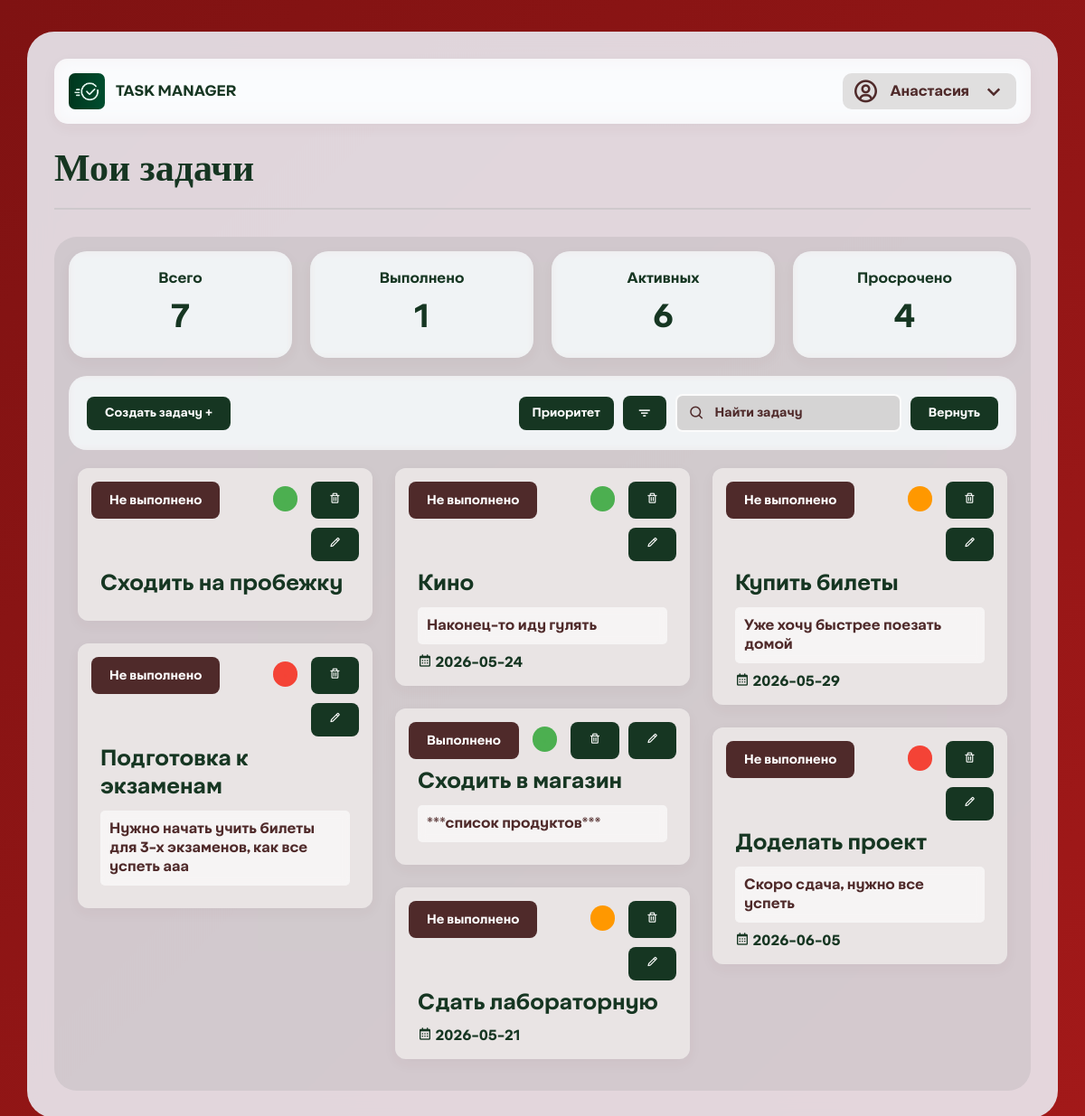
The app's page /homepage (signed in) with its own data.
### tables this page shows
CREATE TABLE users (
        id INTEGER PRIMARY KEY AUTOINCREMENT,
        name TEXT NOT NULL,
        username TEXT UNIQUE NOT NULL,
        password TEXT NOT NULL,
        created_time TEXT NOT NULL
    );

CREATE TABLE tasks (
        user_id INTEGER NOT NULL,
        id INTEGER PRIMARY KEY AUTOINCREMENT,
        name TEXT NOT NULL,
        description TEXT,
        status INTEGER DEFAULT 0, 
        limit_time TEXT DEFAULT NULL,
        created_time TEXT NOT NULL,
        priority INTEGER DEFAULT 0, 
        FOREIGN KEY (user_id) REFERENCES users (id)
    );

### application/pages.py (the view)
@router.get("/homepage")
def homepage(request: Request, search: str = "", filter: str = ""):
    try:
        user_id = request.cookies.get("user_id")
        if not user_id:
            response = RedirectResponse("/", status_code=303)
            response.headers["Cache-Control"] = "no-cache, no-store, must-revalidate"
            return response
        user = get_user_id(int(user_id))
        all_tasks = get_tasks(int(user_id))
        if search:
            tasks = get_task_name(search, int(user_id))
        elif filter == "completed":
            tasks = get_tasks_complited(int(user_id))
        elif filter == "in_progress":
            tasks = get_tasks_active(int(user_id))
        elif filter == "over":
            tasks = get_tasks_over(int(user_id))
        elif filter == "limit":
            tasks = get_tasks_limit(int(user_id))
        elif filter == "priority_low":
            tasks = get_tasks_priority(int(user_id), 0)
        elif filter == "priority_med":
            tasks = get_tasks_priority(int(user_id), 1)
        elif filter == "priority_high":
            tasks = get_tasks_priority(int(user_id), 2)
        else:
            tasks = all_tasks
        total = len(all_tasks)
        active = len([i for i in all_tasks if i[4] == 0])
        completed = len([i for i in all_tasks if i[4] == 1])
        today = datetime.now().date()
        overdue = 0
        for i in all_tasks:
            limit_time = i[5]
            if limit_time and i[4] != 1:
                deadline = datetime.strptime(limit_time, "%Y-%m-%d").date()
                if deadline < today:
                    overdue += 1
        return templates.TemplateResponse("homepage.html", {
            "request": request,
            "user": user,
            "tasks": tasks,
            "total": total,
            "completed": completed,
            "active": active,
            "overdue": overdue,
            "search": search,
            "current_filter": filter
        })
    except Exception:
        return RedirectResponse("/errorpage")

### templates/homepage.html (shortened to what this page needs)
{% extends 'base.html' %}
{% block content %}
<body class="tasks-page">
    <div class="tasks-container">
        <div class="server-profile-bar">
            <div class="server-info">
                <img src="/static/images/logo-with.png" alt="Server" class="logo">
                <span class="server-name">TASK MANAGER</span>
            </div>
            <div class="profile-info">
                <i class='bx bx-user-circle'></i>
                <span class="name">{{ user[1] }}</span>
                <i class='bx bx-chevron-down'></i>
            </div>
        </div>
        <div class="tasks-header">
            <h1 class="text">Мои задачи</h1>
        </div>
        <div class="back">
            <div class="stats-grid">
                <div class="stat-card">
                    <h3>Всего</h3>
                    <div class="stat-number" id="totalTasks">{{ total }}</div>
                </div>
                <div class="stat-card">
                    <h3>Выполнено</h3>
                    <div class="stat-number" id="completedTasks">{{ completed }}</div>
                </div>
                <div class="stat-card">
                    <h3>Активных</h3>
                    <div class="stat-number" id="activeTasks">{{ active }}</div>
                </div>
                <div class="stat-card">
                    <h3>Просрочено</h3>
                    <div class="stat-number" id="overdueTasks">{{ overdue }}</div>
                </div>
            </div>
            <div class="filters-section">
                <form action="/create">
                    <div class="create-button">
                        <button type="submit" class="create-btn">Cоздать задачу +</button>
                    </div>
                </form>
                <div class="search-wrapper">
                    <div class="priority-filter-button">
                        <button class="filter-btn" id="priorityFilterBtn">
                            Приоритет
                        </button>
                    </div>
                    <div class="filter-button">
                        <button class="filter-btn" id="filterBtn">
                            <i class="bx bx-filter"></i>
                        </button>
                    </div>
                    <div class="search-box">
                        <form action="/homepage" method="GET" id="searchForm">
                            <input type="text" name="search" id="searchInput" placeholder="         Найти задачу" value="{{ search_query if search_query else '' }}">
                            <i class="bx bx-search"></i>
                        </form>
                    </div>
                    <div class="clear-button">
                        <button type="submit" class="clear-btn" onclick="location.href='/homepage'">Вернуть</button>
                    </div>
                </div>
            </div>
            <div class="tasks-grid" id="tasksGrid">
                {% if tasks %}
                    {% for task in tasks %}
                    <div class="task-container">
                        <div class="task-edit-buttons">
                            <div class="task-card-header">
                                <form action="/update_task_status/{{ task[1] }}" method="POST">
                                    <button type="submit" class="status-btn">{% if task[4] == 1 %}Выполнено{% else %}Не выполнено{% endif %}</button>
                                </form>
                            </div>
                            <div class="task-priority-section">
                                <form action="/update_task_priority/{{ task[1] }}" method="POST" class="priority-form">
                                    <button type="submit" class="priority-btn
                                        {% if task[7] == 0 %}priority-low
                                        {% elif task[7] == 1 %}priority-med
                                        {% elif task[7] == 2 %}priority-high
                                        {% endif %}">
                                    </button>
                                </form>
                            </div>
                            <button class="delete-task-btn" onclick="deleteTask({{ task[1] }})"><i class="bx bx-trash"></i></button>
                            <button class="edit-task-btn" onclick="location.href='/edittask?task_id={{ task[1] }}'">
                                <i class="bx bx-pencil"></i>
                            </button>
                        </div>
                        <div class="task-card">
                            <h2 class="task-name">{{ task[2] }}</h2>
                            {% if task[3] %}
                            <p class="task-description-preview">{{ task[3] }}</p>
                            {% endif %}
                            {% if task[5] %}
                            <div class="task-deadline">
                                <i class='bx bx-calendar'></i>
                                <span>{{ task[5] }}</span>
                            </div>
                            {% endif %}
                        </div>
                    </div>
                    {% endfor %}
                {% else %}
                    <div class="empty-state1" style="color: rgb(209, 202, 206);">Тут немного пусто</div>
                    <div class="empty-state">Тут немного пусто</div>
                {% endif %}
            </div>
        </div>
    </div>
</body>
{% endblock %}

### templates/base.html (shortened to what this page needs)
<!DOCTYPE html>
<html lang="ru">
<head>
    <link rel="stylesheet" href="static\styles.css">
    <link rel="stylesheet" href="https://unpkg.com/boxicons@2.1.4/css/boxicons.min.css">
</head>
{% block content %}{% endblock %}
</html>

### records on screen
users: name "Анастасия"
tasks: status "Не выполнено", name "Сходить на пробежку"
tasks: status "Не выполнено", name "Подготовка к экзаменам", description "Нужно начать учить билеты для 3-х экзаменов, как все успеть ааа"
tasks: status "Не выполнено", name "Кино", description "Наконец-то иду гулять", limit_time "2026-05-24"
tasks: status "Выполнено", name "Сходить в магазин", description "***список продуктов***"
tasks: status "Не выполнено", name "Сдать лабораторную", limit_time "2026-05-21"
tasks: status "Не выполнено", name "Купить билеты", description "Уже хочу быстрее поезать домой", limit_time "2026-05-29"
tasks: status "Не выполнено", name "Доделать проект", description "Скоро сдача, нужно все успеть", limit_time "2026-06-05"

### other values on screen
{{ total }} "7"
{{ completed }} "1"
{{ active }} "6"
{{ overdue }} "4"
